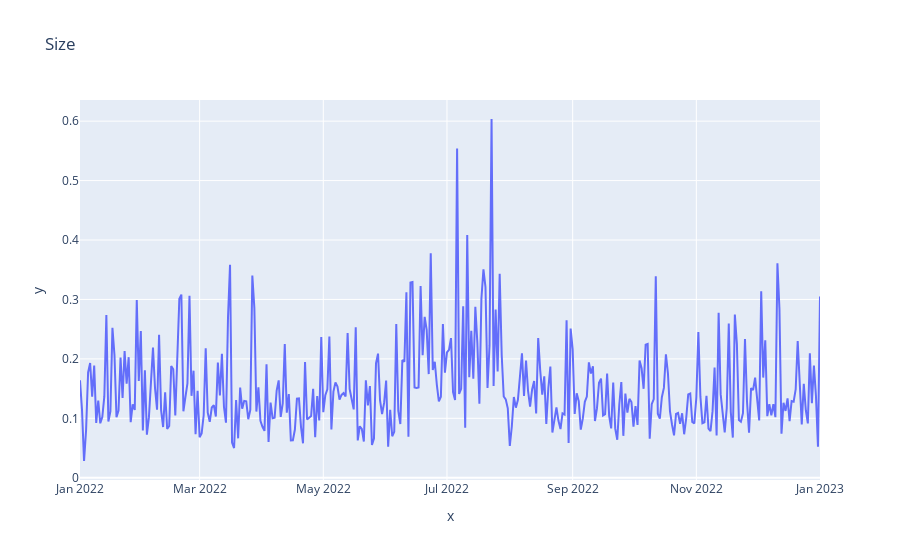

Notebook code for this chart:
### Code cell
# Interactive visualizations

import plotly.express as px

fig = px.line( y=df_NEO_size_day_mean, x=df_NEO_size_day_mean.index,title='Size')
fig.show()

### Figure 1 — Plotly figure (JSON) as saved in the notebook; plotly's stock layout.template omitted (floating-point values rounded to 4 significant figures; data arrays with more than 128 entries replaced by an {"elided": "..."} marker saying what was removed)
{"data": [{"hovertemplate": "x=%{x}<br>y=%{y}<extra></extra>", "legendgroup": "", "line": {"color": "#636efa", "dash": "solid"}, "marker": {"symbol": "circle"}, "mode": "lines", "name": "", "orientation": "v", "showlegend": false, "type": "scatter", "x": {"elided": "366 str values"}, "xaxis": "x", "y": {"elided": "366 float values"}, "yaxis": "y"}], "layout": {"legend": {"tracegroupgap": 0}, "title": {"text": "Size"}, "xaxis": {"anchor": "y", "domain": [0, 1], "title": {"text": "x"}}, "yaxis": {"anchor": "x", "domain": [0, 1], "title": {"text": "y"}}}}
